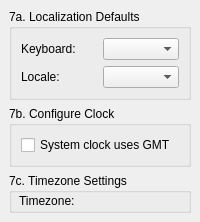
     <widget class="QWidget" name="Step_7">
      <layout class="QGridLayout">
       <property name="margin">
        <number>9</number>
       </property>
       <property name="spacing">
        <number>6</number>
       </property>
       <item row="1" column="0">
        <widget class="QGroupBox" name="setClockBox">
         <property name="sizePolicy">
          <sizepolicy hsizetype="MinimumExpanding" vsizetype="Minimum">
           <horstretch>0</horstretch>
           <verstretch>0</verstretch>
          </sizepolicy>
         </property>
         <property name="title">
          <string>7b. Configure Clock</string>
         </property>
         <layout class="QGridLayout">
          <property name="margin">
           <number>9</number>
          </property>
          <property name="spacing">
           <number>6</number>
          </property>
          <item row="0" column="0" colspan="2">
           <widget class="QCheckBox" name="gmtCheckBox">
            <property name="text">
             <string>System clock uses GMT</string>
            </property>
           </widget>
          </item>
         </layout>
        </widget>
       </item>
       <item row="2" column="0">
        <spacer>
         <property name="orientation">
          <enum>Qt::Vertical</enum>
         </property>
         <property name="sizeHint" stdset="0">
          <size>
           <width>20</width>
           <height>40</height>
          </size>
         </property>
        </spacer>
       </item>
       <item row="0" column="0">
        <widget class="QGroupBox" name="localeBox">
         <property name="sizePolicy">
          <sizepolicy hsizetype="MinimumExpanding" vsizetype="Minimum">
           <horstretch>0</horstretch>
           <verstretch>0</verstretch>
          </sizepolicy>
         </property>
         <property name="title">
          <string>7a. Localization Defaults</string>
         </property>
         <layout class="QGridLayout">
          <property name="margin">
           <number>9</number>
          </property>
          <property name="spacing">
           <number>6</number>
          </property>
          <item row="1" column="0">
           <widget class="QLabel" name="localeLabel">
            <property name="sizePolicy">
             <sizepolicy hsizetype="MinimumExpanding" vsizetype="Minimum">
              <horstretch>0</horstretch>
              <verstretch>0</verstretch>
             </sizepolicy>
            </property>
            <property name="font">
             <font/>
            </property>
            <property name="text">
             <string>Locale:</string>
            </property>
            <property name="wordWrap">
             <bool>false</bool>
            </property>
           </widget>
          </item>
          <item row="1" column="1">
           <widget class="QComboBox" name="localeCombo">
            <property name="sizePolicy">
             <sizepolicy hsizetype="MinimumExpanding" vsizetype="Minimum">
              <horstretch>0</horstretch>
              <verstretch>0</verstretch>
             </sizepolicy>
            </property>
           </widget>
          </item>
          <item row="0" column="1">
           <widget class="QComboBox" name="keyboardCombo">
            <property name="sizePolicy">
             <sizepolicy hsizetype="MinimumExpanding" vsizetype="Minimum">
              <horstretch>0</horstretch>
              <verstretch>0</verstretch>
             </sizepolicy>
            </property>
           </widget>
          </item>
          <item row="0" column="0">
           <widget class="QLabel" name="keyboardLabel">
            <property name="sizePolicy">
             <sizepolicy hsizetype="MinimumExpanding" vsizetype="Minimum">
              <horstretch>0</horstretch>
              <verstretch>0</verstretch>
             </sizepolicy>
            </property>
            <property name="font">
             <font/>
            </property>
            <property name="text">
             <string>Keyboard:</string>
            </property>
            <property name="wordWrap">
             <bool>false</bool>
            </property>
           </widget>
          </item>
         </layout>
        </widget>
       </item>
      <item row="2" column="0">
        <widget class="QGroupBox" name="tzBox">
         <property name="sizePolicy">
          <sizepolicy hsizetype="MinimumExpanding" vsizetype="Minimum">
           <horstretch>0</horstretch>
           <verstretch>0</verstretch>
          </sizepolicy>
         </property>
         <property name="minimumSize">
          <size>
           <width>0</width>
           <height>40</height>
          </size>
         </property>
         <property name="title">
          <string>7c. Timezone Settings</string>
         </property>
         <widget class="QLabel" name="tzLabel">
          <property name="geometry">
           <rect>
            <x>10</x>
            <y>20</y>
            <width>193</width>
            <height>15</height>
           </rect>
          </property>
          <property name="text">
           <string>Timezone:</string>
          </property>
         </widget>
         <widget class="QComboBox" name="timezoneCombo">
          <property name="geometry">
           <rect>
            <x>210</x>
            <y>10</y>
            <width>193</width>
            <height>23</height>
           </rect>
          </property>
         </widget>
        </widget>
       </item>
      </layout>
     </widget>
